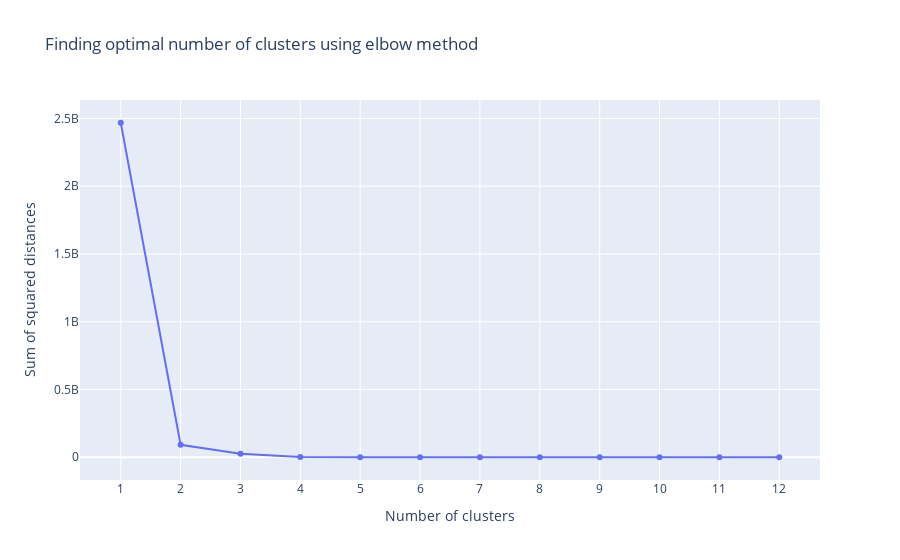

This figure's notebook cell:
### Code cell
figure = go.Figure()
figure.add_trace(go.Scatter(x=distances["clusters"], y=distances["sum of squared distances"]))

figure.update_layout(xaxis = dict(tick0 = 1,dtick = 1,tickmode = 'linear'),
                  xaxis_title="Number of clusters",
                  yaxis_title="Sum of squared distances",
                  title_text="Finding optimal number of clusters using elbow method")
figure.show()

### Figure 1 — Plotly figure (JSON) as saved in the notebook; plotly's stock layout.template omitted (floating-point values rounded to 4 significant figures)
{"data": [{"type": "scatter", "x": [1, 2, 3, 4, 5, 6, 7, 8, 9, 10, 11, 12], "y": [2468000000.0, 91860000.0, 25300000.0, 1755000.0, 117000.0, 49430.0, 32530.0, 24430.0, 16930.0, 10530.0, 5531.0, 3731.0]}], "layout": {"title": {"text": "Finding optimal number of clusters using elbow method"}, "xaxis": {"dtick": 1, "tick0": 1, "tickmode": "linear", "title": {"text": "Number of clusters"}}, "yaxis": {"title": {"text": "Sum of squared distances"}}}}
